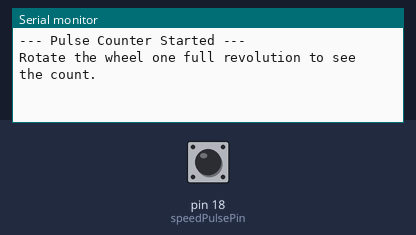
Bench run of a sketch on a simulated Arduino Mega 2560, built with avr-gcc and run on an emulated ATmega2560. Shown: the last lines printed to the serial monitor. The inputs (shaded band) are chosen by the test bench; at power-on: pin 18 (speedPulsePin) HIGH.

Above: at 1.2 s.
1.3 s: pin 18 (speedPulsePin) pulled LOW for 0.15 s
At 2.3 s:
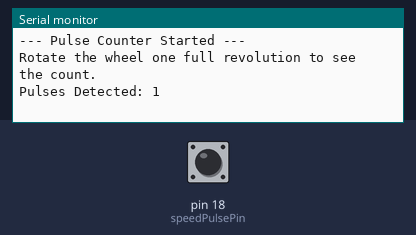
3.0 s: pin 18 (speedPulsePin) pulled LOW for 1 s
At 5.2 s:
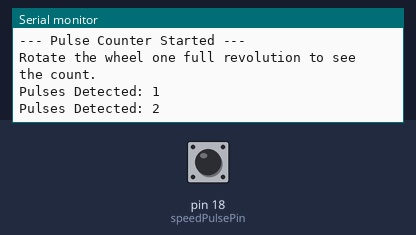
5.5 s: pin 18 (speedPulsePin) pulled LOW for 0.15 s
At 6.7 s:
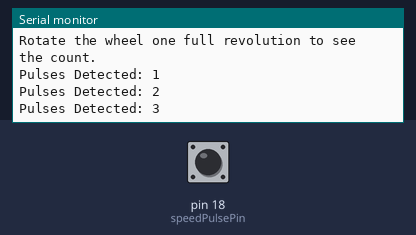

Measured:
- after the input at 1.3 s, the serial monitor: prints a new line after 0.22 s (image 1)
- after the input at 3.0 s, the serial monitor: prints a new line after 1.0 s (image 2)
- after the input at 5.5 s, the serial monitor: prints a new line after 0.22 s (image 3)

The sketch:

sketch_dec30a.ino
```cpp
// Define the pin connected to the "S" output of the driver
const int speedPulsePin = 18; // Pin 18 is an interrupt pin on Mega

// This variable stores the number of pulses counted
// It must be 'volatile' because it is changed inside an interrupt
volatile long pulseCount = 0;

void setup() {
  // Initialize Serial Monitor to see the data
  Serial.begin(9600);

  // Set the pin as Input with internal Pull-Up resistor
  // This prevents the signal from floating when no pulse is sent
  pinMode(speedPulsePin, INPUT_PULLUP);

  // Attach an interrupt to the pin.
  // Whenever the signal goes from LOW to HIGH (RISING), run the 'countPulse' function
  attachInterrupt(digitalPinToInterrupt(speedPulsePin), countPulse, RISING);

  Serial.println("--- Pulse Counter Started ---");
  Serial.println("Rotate the wheel one full revolution to see the count.");
}

void loop() {
  // Print the current count every 0.5 seconds
  static long lastCount = 0;

  // Only print if the count has changed to keep the screen clean
  if (pulseCount != lastCount) {
    Serial.print("Pulses Detected: ");
    Serial.println(pulseCount);
    lastCount = pulseCount;
  }

  delay(100); // Small delay for stability
}

// This function runs automatically every time a pulse is detected
void countPulse() {
  pulseCount++;
}
```
